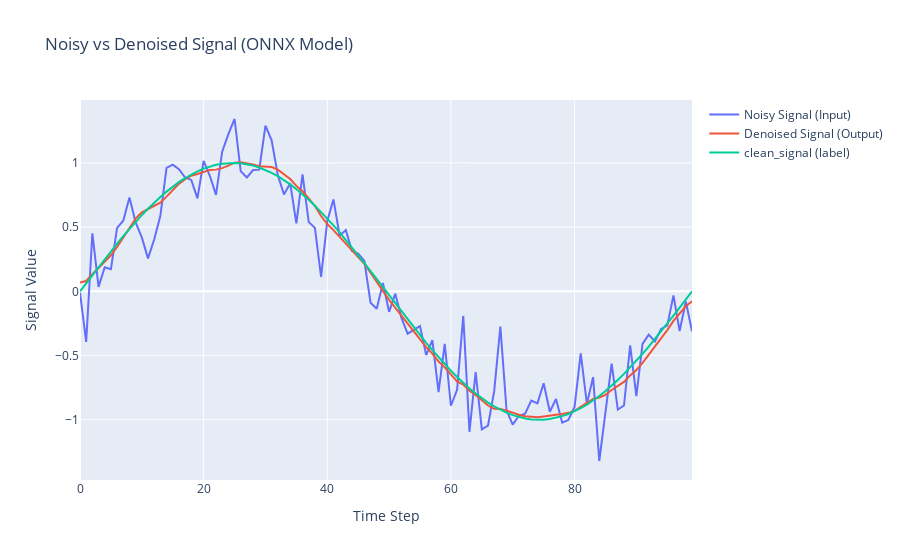

The cell this chart's notebook holds for it:
### Code cell
# 绘制第一个样本的输入信号和模型输出
fig = go.Figure()

# 第一个样本的输入信号（展平）
fig.add_trace(go.Scatter(
    y=input_data[0].squeeze(),
    mode='lines',
    name='Noisy Signal (Input)'
))

# 第一个样本的模型输出（展平）
fig.add_trace(go.Scatter(
    y=denoised_output[0].squeeze(),
    mode='lines',
    name='Denoised Signal (Output)'
))


# 第一个样本的模型输出（展平）
fig.add_trace(go.Scatter(
    y=clean_signal[0].squeeze(),
    mode='lines',
    name='clean_signal (label)'
))


# 设置图表标题和轴标签
fig.update_layout(
    title="Noisy vs Denoised Signal (ONNX Model)",
    xaxis_title="Time Step",
    yaxis_title="Signal Value"
)

# 显示图表
fig.show()
